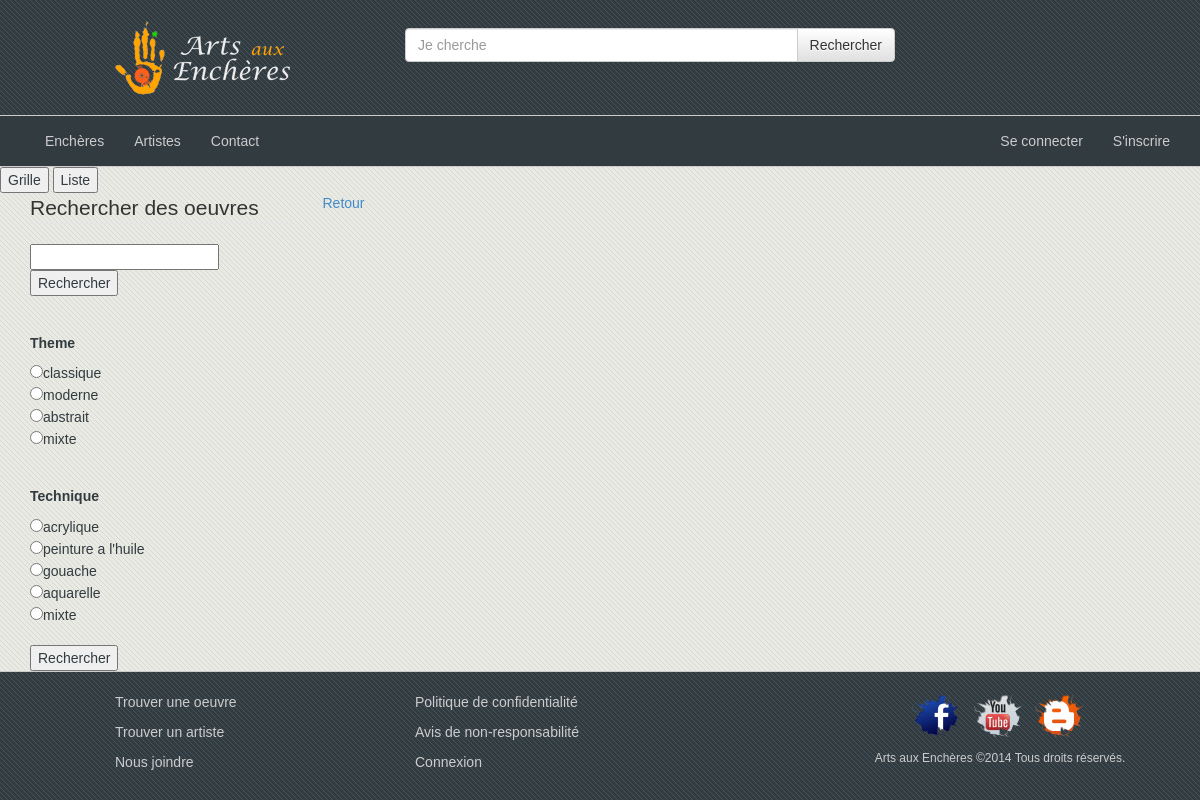
The page /site/index.php?page=oeuvres-encheres on the database as committed earlier.
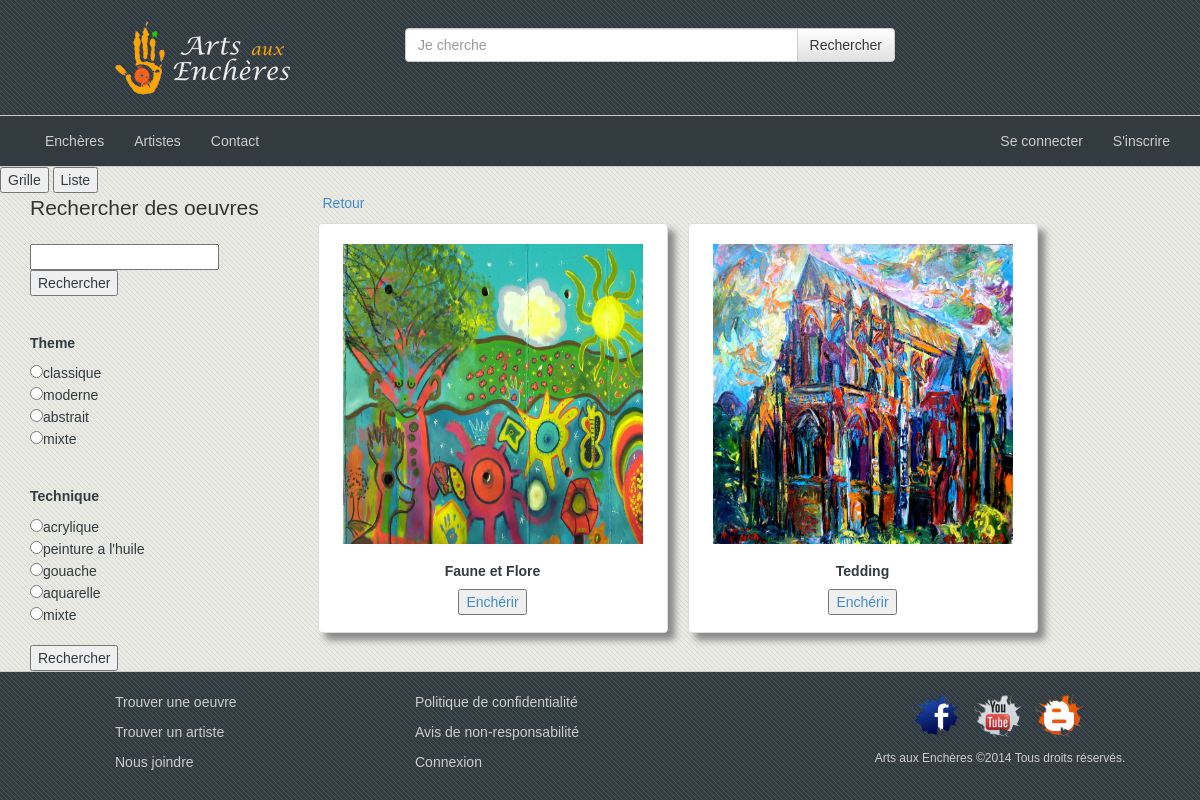
The same page on the database as committed later.
### tables this page shows
CREATE TABLE `pi2_oeuvres` (
  `id` int(10) unsigned NOT NULL AUTO_INCREMENT,
  `titre` varchar(60) NOT NULL,
  `description` varchar(255) NOT NULL,
  `dimension` varchar(32) NOT NULL,
  `poids` decimal(5,2) NOT NULL,
  `mediaUrl` varchar(70) NOT NULL,
  `etat` enum('disponible','en enchere','vendue','supprimé') NOT NULL DEFAULT 'disponible',
  `technique_id` int(10) unsigned NOT NULL,
  `theme_id` int(10) unsigned NOT NULL,
  `utilisateur_id` int(10) unsigned NOT NULL,
  PRIMARY KEY (`id`),
  KEY `fk_Oeuvres_Techniques1_idx` (`technique_id`),
  KEY `fk_Oeuvres_Themes1_idx` (`theme_id`),
  KEY `fk_Oeuvres_Utilisateurs1_idx` (`utilisateur_id`),
  CONSTRAINT `fk_Oeuvres_Techniques1` FOREIGN KEY (`technique_id`) REFERENCES `pi2_techniques` (`id`) ON DELETE NO ACTION ON UPDATE CASCADE,
  CONSTRAINT `fk_Oeuvres_Themes1` FOREIGN KEY (`theme_id`) REFERENCES `pi2_themes` (`id`) ON DELETE NO ACTION ON UPDATE CASCADE,
  CONSTRAINT `fk_Oeuvres_Utilisateurs1` FOREIGN KEY (`utilisateur_id`) REFERENCES `pi2_utilisateurs` (`id`) ON DELETE NO ACTION ON UPDATE CASCADE
);

### site/index.php (called while the page is built, shortened)
<?php
	$oControleurSite = new ControleurSite();
 ?>

### modeles/Oeuvre.class.php (called while the page is built, shortened)
<?php
require_once("../libs/MySqliLib.class.php");
class Oeuvre extends Modeles{
	private $idOeuvre;
	private $sNomOeuvre;
	private $sUrlOeuvre;
	public function setIdOeuvre($idOeuvre)
	{
		$this->idOeuvre = $idOeuvre;
	}
	public function setNomOeuvre($sNomOeuvre)
	{
		$this->sNomOeuvre = $sNomOeuvre;
	}
	public function setUrlOeuvre($sUrlOeuvre)
	{
		$this->sUrlOeuvre = $sUrlOeuvre;
	}
	public function getIdOeuvre()
	{
		return $this->idOeuvre;
	}
	public function getNomOeuvre()
	{
		return htmlentities($this->sNomOeuvre);
	}
	public function getUrlOeuvre()
	{
		return htmlentities($this->sUrlOeuvre);
	}
	 public static function rechercherListeDesOeuvresEnVente(){
	 	$oConnexion = new MySqliLib();
	 	$sRequete = "
	 		SELECT pi2_oeuvres.id,titre,description,dimension,poids,mediaUrl,etat,pi2_techniques.nom as techniqueNom,pi2_themes.nom as themeNom
			FROM pi2_oeuvres
			LEFT JOIN (pi2_techniques,pi2_themes) ON (pi2_techniques.id=pi2_oeuvres.technique_id AND pi2_themes.id=pi2_oeuvres.theme_id)
			WHERE etat='en enchere';
		";
	 	$oResult = $oConnexion->executer($sRequete);
	 	$aEnreg = $oConnexion->recupererTableau($oResult);
		$aOeuvres=array();
		for($iEnreg=0; $iEnreg<count($aEnreg);$iEnreg++)
		{
			$aOeuvres[$iEnreg]=new Oeuvre($aEnreg[$iEnreg]['id'],$aEnreg[$iEnreg]['titre'],$aEnreg[$iEnreg]['mediaUrl'],
			$aEnreg[$iEnreg]['description'],$aEnreg[$iEnreg]['dimension'],$aEnreg[$iEnreg]['poids'],
			$aEnreg[$iEnreg]['etat'],$aEnreg[$iEnreg]['techniqueNom'],$aEnreg[$iEnreg]['themeNom']);
		}
		return $aOeuvres;
	}
}

### libs/MySqliLib.class.php (called while the page is built, shortened)
<?php
    class MySqliLib extends mysqli {
    	private $sHost;
		private $sUser;
		private $sPwd;
		private $sBDD;
		private $oConnect;
		public function setHost($sHost){
			$this->sHost = $sHost;
		}
		public function setUser($sUser){
			$this->sUser = $sUser;
		}
		public function setPwd($sPwd){
			$this->sPwd = $sPwd;
		}
		public function setBDD($sBDD){
			$this->sBDD = $sBDD;
		}
		public function getHost(){
			return $this->sHost;
		}
		public function getUser(){
			return $this->sUser ;
		}
		public function getPwd(){
			return $this->sPwd;
		}
		public function getBDD(){
			return $this->sBDD;
		}
		public function __construct($sHost=MySqliLib::HOST, $sUser=MySqliLib::USER,
		$sPwd=MySqliLib::PWD, $sBDD=MySqliLib::BDD){
			$this->oConnect = new mysqli($this->getHost(), $this->getUser(), $this->getPwd(), $this->getBDD());
		}
		public function executer($sRequete){
			$oMysqliResult = $this->oConnect->query($sRequete);
			return $oMysqliResult;
		}
    }
?>

### vues/VueOeuvre.class.php (the view, shortened to what the changed rows need)
<?php
class VueOeuvre {
	public static function afficherLesOeuvres($aOeuvres, array $aMsg = array()){
		echo "<article id=\"aa\" class=\"col-md-12 affichage clearfix\">";
			echo "<section class=\"col-sm-6 col-md-3 \">";
				echo '<br/>';
				echo '<h2>Theme</h2>';
				echo '	<form action="index.php?page=oeuvres-encheres" method="POST">';
				echo '
							<input type="radio" name="theme" value="1">classique<br/>
							<input type="radio" name="theme" value="2">moderne<br/>
							<input type="radio" name="theme" value="3">abstrait<br/>
							<input type="radio" name="theme" value="4">mixte<br/>';
				echo '<br/>';
				echo '<h2>Technique</h2>';
				echo'		<input type="radio" name="technique" value="1">acrylique<br/>
							<input type="radio" name="technique" value="2">peinture a l\'huile<br/>
							<input type="radio" name="technique" value="3">gouache<br/>
							<input type="radio" name="technique" value="4">aquarelle<br/>
							<input type="radio" name="technique" value="5">mixte<br/>';
				echo '<br/>';
				echo'		<input type="submit" name="rech" value="Rechercher">
						</form>';
			echo "</section>";
		echo "<section class=\"col-sm-6 col-md-9 \">";
		echo"<article class=\"row grille text-center\">";
		if($aOeuvres!=0)
		{
			foreach($aOeuvres As $oOeuvre){
				echo"		<div class=\"thumbnail col-md-4\">
								<span class='apparent'>
								<img class=\"\" src=\"".$oOeuvre->getUrlOeuvre()."\" alt=\"Photos des tableaux\" >
								<h2>".$oOeuvre->getNomOeuvre()."</h2>
								<a href=\"index.php?page=detailsEnchere&idOeuvre=".$oOeuvre->getIdOeuvre()."\"><button>Enchérir</button></a>
								</span>
								<table class='cache text-center'>
									<tr>
										<td> Description: ".$oOeuvre->getDescriptionOeuvre()."</td>
										<td>
											<img class=\"\" src=\"".$oOeuvre->getUrlOeuvre()."\" alt=\"Photos des tableaux\" >
											<h2>".$oOeuvre->getNomOeuvre()."</h2>
											<a href=\"index.php?page=detailsEnchere&idOeuvre=".$oOeuvre->getIdOeuvre()."\"><button>Enchérir</button></a>
										</td>
										<td>
											Technique: ".$oOeuvre->getTechnique()."<br/>
											Theme: ".$oOeuvre->getTheme()."<br/>
											Dimension: ".$oOeuvre->getDimensionOeuvre()."po <br/>
											Poids: ".$oOeuvre->getPoidsOeuvre()."lb
										</td>
									</tr>
								</table>
							</div>";
			}
		}else
			{
				echo "<div class=\"col-md-12\">
				<div class=\"alert alert-".$aMsg['type']." alert-dismissible\">
					<p>".$aMsg['msg']."</p>
				</div>
				</div>";
			}
		echo"</article>";
		echo "</section>";
		echo "</article>";
	}
}

Rows that differ between the two databases and show on the page:
added pi2_oeuvres: mediaUrl (picture), titre "Faune et Flore"
added pi2_oeuvres: mediaUrl (picture), titre "Tedding"
